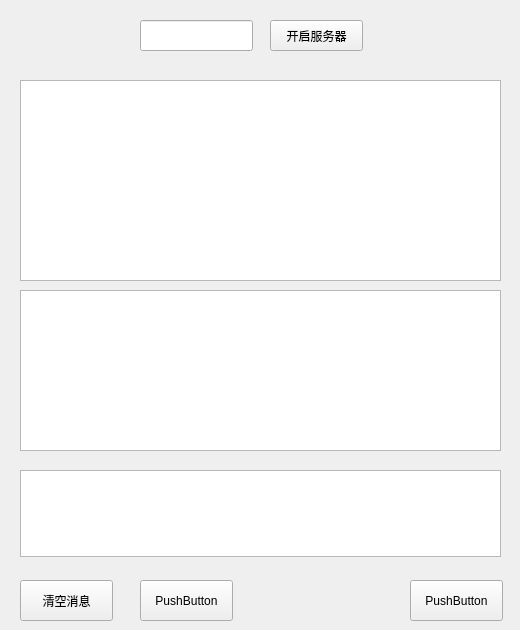
<?xml version="1.0" encoding="UTF-8"?>
<ui version="4.0">
 <class>MainwindowClass</class>
 <widget class="QWidget" name="MainwindowClass">
  <property name="geometry">
   <rect>
    <x>0</x>
    <y>0</y>
    <width>520</width>
    <height>630</height>
   </rect>
  </property>
  <property name="windowTitle">
   <string>Mainwindow</string>
  </property>
  <widget class="QLineEdit" name="port_edit">
   <property name="geometry">
    <rect>
     <x>140</x>
     <y>20</y>
     <width>113</width>
     <height>31</height>
    </rect>
   </property>
  </widget>
  <widget class="QPushButton" name="openServer_button">
   <property name="geometry">
    <rect>
     <x>270</x>
     <y>20</y>
     <width>93</width>
     <height>31</height>
    </rect>
   </property>
   <property name="text">
    <string>开启服务器</string>
   </property>
  </widget>
  <widget class="QTableView" name="queue_table">
   <property name="geometry">
    <rect>
     <x>20</x>
     <y>80</y>
     <width>481</width>
     <height>201</height>
    </rect>
   </property>
  </widget>
  <widget class="QTextEdit" name="info_edit">
   <property name="geometry">
    <rect>
     <x>20</x>
     <y>290</y>
     <width>481</width>
     <height>161</height>
    </rect>
   </property>
   <property name="readOnly">
    <bool>true</bool>
   </property>
  </widget>
  <widget class="QTextEdit" name="msg_edit">
   <property name="geometry">
    <rect>
     <x>20</x>
     <y>470</y>
     <width>481</width>
     <height>87</height>
    </rect>
   </property>
  </widget>
  <widget class="QPushButton" name="clearMsg_edit">
   <property name="geometry">
    <rect>
     <x>20</x>
     <y>580</y>
     <width>93</width>
     <height>41</height>
    </rect>
   </property>
   <property name="text">
    <string>清空消息</string>
   </property>
  </widget>
  <widget class="QPushButton" name="pushButton_2">
   <property name="geometry">
    <rect>
     <x>140</x>
     <y>580</y>
     <width>93</width>
     <height>41</height>
    </rect>
   </property>
   <property name="text">
    <string>PushButton</string>
   </property>
  </widget>
  <widget class="QPushButton" name="pushButton_3">
   <property name="geometry">
    <rect>
     <x>410</x>
     <y>580</y>
     <width>93</width>
     <height>41</height>
    </rect>
   </property>
   <property name="text">
    <string>PushButton</string>
   </property>
  </widget>
 </widget>
 <layoutdefault spacing="6" margin="11"/>
 <resources>
  <include location="Mainwindow.qrc"/>
 </resources>
 <connections/>
</ui>
